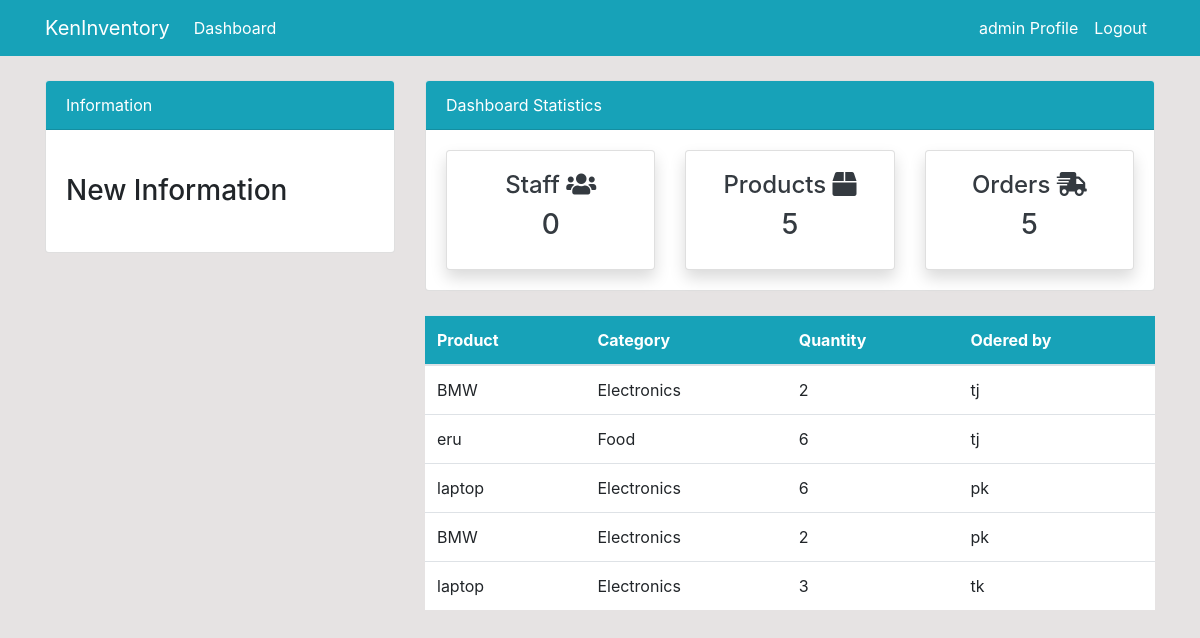
/order/ (signed in), run on the app's committed database.
### dashboard/models.py (models this page shows, shortened)
class Order(models.Model):
    name = models.ForeignKey(Product, on_delete=models.CASCADE, null=True)
    customer = models.ForeignKey(User, on_delete=models.CASCADE, null=True)
    order_quantity = models.PositiveIntegerField(null=True)

class Product(models.Model):
    name = models.CharField(max_length=100, null=True)
    quantity = models.PositiveIntegerField(null=True)
    category = models.CharField(max_length=50, choices=CATEGORY, null=True)
    def __str__(self):
        return f'{self.name}'

### dashboard/views.py (the view)
# urls.py: path('order/', views.order, name='dashboard-order'),
@login_required(login_url='user-login')
def order(request):
    order = Order.objects.all()
    order_count = order.count()
    customer = User.objects.filter(groups=2)
    customer_count = customer.count()
    product = Product.objects.all()
    product_count = product.count()
    context = {
        'order': order,
        'customer_count': customer_count,
        'product_count': product_count,
        'order_count': order_count,
    }
    return render(request, 'dashboard/order.html', context)

### templates/dashboard/order.html (shortened to what this page needs)
{% extends 'partials/base.html' %}
{% block content %}
{% include 'partials/topside.html' %}
<div class="row my-4">
    <div class="col-md-4"></div>
    <div class="col-md-8">
        <table class="table bg-white">
            <thead class="bg-info text-white">
                <tr>
                    <th scope="col">Product</th>
                    <th scope="col">Category</th>
                    <th scope="col">Quantity</th>
                    <th scope="col">Odered by</th>
                </tr>
            </thead>
            <tbody>
                {% for order in order %}
                <tr>
                    <td>{{ order.name }}</td>
                    <td>{{ order.name.category }}</td>
                    <td>{{ order.order_quantity }}</td>
                    <td>{{ order.customer.username }}</td>
                </tr>
                {% endfor %}
            </tbody>
        </table>
    </div>
</div>
{% endblock %}

### templates/partials/nav.html (shortened to what this page needs)
<nav class="navbar navbar-expand-lg navbar-info bg-info">
    <div class="container">
        {% if user.is_authenticated %}
        <a class="navbar-brand text-white" href="{% url 'dashboard-index' %}">KenInventory</a>
        <div class="collapse navbar-collapse" id="navbarSupportedContent">
            <ul class="navbar-nav mr-auto">
                <li class="nav-item active">
                    <a class="nav-link text-white" href="{% url 'dashboard-index' %}">Dashboard </a>
                </li>
            </ul>
            <ul class="navbar-nav ml-auto">
                <li class="nav-item active">
                    <a class="nav-link text-white" href="{% url 'user-profile' %}">{{ user.username }} Profile
                        <span class="sr-only">(current)</span></a>
                </li>
                <li class="nav-item">
                    <a class="nav-link text-white" href="{% url 'user-logout' %}">Logout</a>
                </li>
            </ul>
            {% endif %}
        </div>
    </div>
</nav>

### static/style.css (style rules this page uses)
body { background: rgb(230, 227, 227); }

### data on the page
Order: name "BMW", name.category "Electronics", order_quantity "2", customer.username "tj"
Order: name "eru", name.category "Food", order_quantity "6", customer.username "tj"
Order: name "laptop", name.category "Electronics", order_quantity "6", customer.username "pk"
Order: name "BMW", name.category "Electronics", order_quantity "2", customer.username "pk"
Order: name "laptop", name.category "Electronics", order_quantity "3", customer.username "tk"

### other printed values
{{ user.username }} "admin"
{{ customer_count }} "0"
{{ product_count }} "5"
{{ order_count }} "5"
